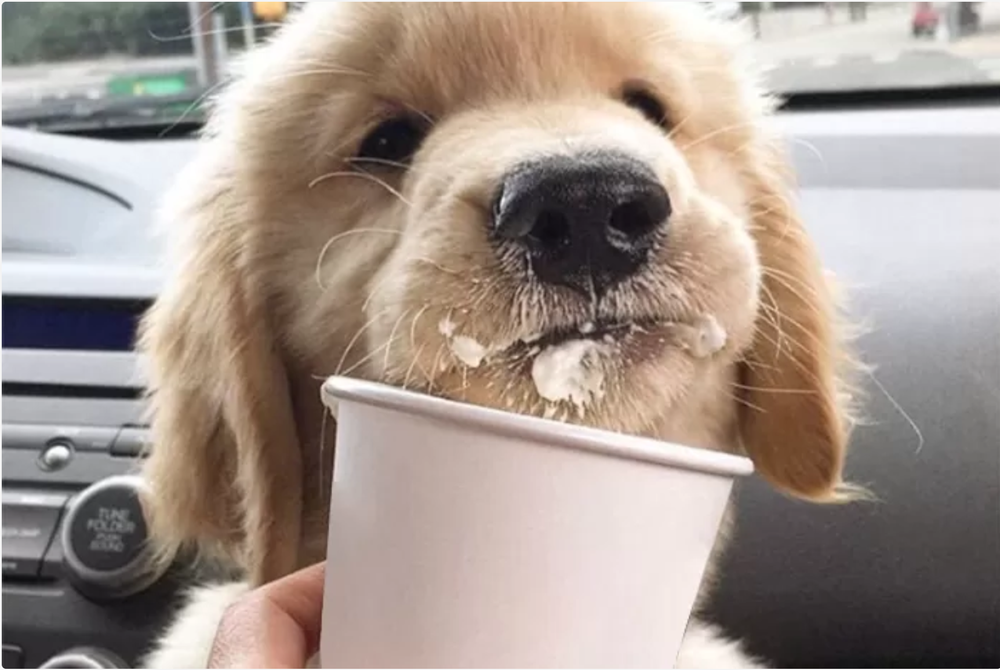
#> input picture Lab1_image-representation/asset/dog.png, 1000 x 670 px, shrunk from 1725 x 1156 before the run
$ jupyter execute --allow-errors Lab1_1.ipynb   (shell and % lines are left out)
#> lines starting #> are read from the running program, lines starting #| are printed output that depends on the picture
# **Lab 1.1 Image Representation**

[cell 1]
import cv2
import numpy as np
import math
import matplotlib.image as mpimg
import matplotlib.pyplot as plt
import mpl_toolkits

from matplotlib import pyplot as plt
from mpl_toolkits.mplot3d import Axes3D

## **Image Color Order with different libraries**
In this part, you will explore how different libraries interpret and display image colors. Specifically, you will compare Matplotlib and OpenCV libraries for image loading and display.

**Load and Display Images:**
   - Load an image using both Matplotlib `plt.imread()` and OpenCV `cv2.imread()` libraries.
   - Display the images side by side using Matplotlib.

**HINT** : `plt.imread()`,`cv2.imread()`,`fig, axs = plt.subplots(1, 2)`
<details>

<summary>
<font size="3" color="orange">
<b>Expected output</b>
</font>
</summary>

- The output should resemble this, but not be identical

</details>

[cell 2]
### START CODE HERE ###
path = "./asset/dog.png"
mpl_img = plt.imread(path)
#> mpl_img is the input picture: shape (670, 1000, 4) float32; mean R, G, B, A 0.641, 0.59, 0.557, 1
cv_img = cv2.imread(path)

fig, axs = plt.subplots(1, 2)
axs[0].imshow(mpl_img)
axs[0].set_title('Matplotlib Image')
axs[0].axis('off')

axs[1].imshow(cv_img)
axs[1].set_title('OpenCV Image')
axs[1].axis('off')


plt.show()
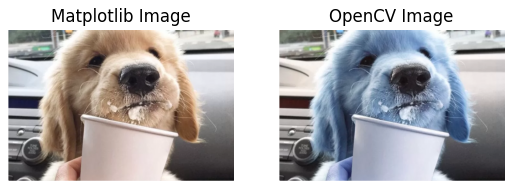
#> figure drawn by matplotlib, 2 panels; B, G, R data is drawn as R, G, B
### END CODE HERE ###

### Opencv [BGR] vs Matplotlib [RGB]
Examine the grayscale representations of individual color channels for each library.
***PLEASE use direct slicing method***

<details>

<summary>
<font size="3" color="orange">
<b>Expected output</b>
</font>
</summary>

- The output should resemble this, but not be identical

</details>

[cell 3]
### START CODE HERE ###
fig, axs = plt.subplots(2, 4)
axs[0, 0].imshow(cv_img)
axs[0, 0].set_title('')
axs[0, 0].axis('off')
axs[0, 1].imshow(cv_img[:,:,0], cmap="gray")
axs[0, 1].set_title('B')
axs[0, 1].axis('off')
axs[0, 2].imshow(cv_img[:,:,1], cmap="gray")
axs[0, 2].set_title('G')
axs[0, 2].axis('off')
axs[0, 3].imshow(cv_img[:,:,2], cmap="gray")
axs[0, 3].set_title('R')
axs[0, 3].axis('off')

axs[1, 0].imshow(mpl_img)
axs[1, 0].set_title('')
axs[1, 0].axis('off')
axs[1, 1].imshow(mpl_img[:,:,0], cmap="gray")
axs[1, 1].set_title('R')
axs[1, 1].axis('off')
axs[1, 2].imshow(mpl_img[:,:,1], cmap="gray")
axs[1, 2].set_title('G')
axs[1, 2].axis('off')
axs[1, 3].imshow(mpl_img[:,:,2], cmap="gray")
axs[1, 3].set_title('B')
axs[1, 3].axis('off')

plt.show()
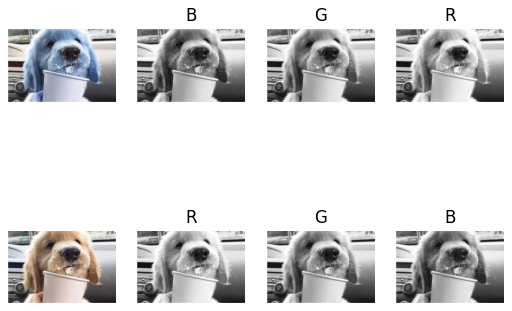
#> figure drawn by matplotlib, 8 panels; B, G, R data is drawn as R, G, B
### END CODE HERE ###

##### Opencv BGR -> RGB
Compare the images displayed after conversion using both methods (`cv2.cvtColor()` and `direct slicing`).

Use `cv2.cvtColor()`
<details>

<summary>
<font size="3" color="orange">
<b>Expected output</b>
</font>
</summary>

- The output should resemble this, but not be identical

</details>

[cell 4]
### START CODE HERE ###
path = "./asset/dog.png"
img = cv2.imread(path)
img = cv2.cvtColor(img, cv2.COLOR_BGR2RGB)

plt.imshow(img)
plt.axis('off')
plt.show()
### END CODE HERE ###

Use `direct slicing method (array[...])`
<details>

<summary>
<font size="3" color="orange">
<b>Expected output</b>
</font>
</summary>

- The output should resemble this, but not be identical

</details>

[cell 5]
### START CODE HERE ###
path = "./asset/dog.png"
img = cv2.imread(path)
img_rgb = img.copy()
img_rgb = img_rgb[:, :, ::-1]
plt.imshow(img_rgb)
plt.axis('off')
plt.show()
# print(img)
### END CODE HERE ###

## **Image Reshape**

Implement the code to tranform the image from ***channels last (HWC) to channels first (CHW)***.<br>

**NumPy Transpose**<br>
Compare the difference between :
- `np.transpose()`
- `np.transpose(,(2,0,1))`

<details>

<summary>
<font size="3" color="orange">
<b>Expected output</b>
</font>
</summary>

- The output should resemble this, but not be identical
- The image display only the Red channel.

```
np.transpose(mpl_img) => Before : (3265, 4898, 3) | After : (3, 4898, 3265)
np.transpose(mpl_img,(2,0,1)) => Before : (3265, 4898, 3) | After : (3, 3265, 4898)
```

</details>

[cell 6]
# np.tranpose?

[cell 7]
### START CODE HERE ###
path = "./asset/dog.png"
mpl_img = cv2.imread(path)
# original_img = cv2.cvtColor(mpl_img, cv2.COLOR_BGR2RGB)

reshaped_trade_trans = np.transpose(mpl_img)
print('np.transpose(mpl_img) => Before :',mpl_img.shape,'| After :',reshaped_trade_trans.shape)
#| np.transpose(mpl_img) => Before : (670, 1000, 3) | After : (3, 1000, 670)

reshaped_trans = np.transpose(mpl_img, (2,0,1))
print('np.transpose(mpl_img,(2,0,1)) => Before :',mpl_img.shape,'| After :',reshaped_trans.shape)
#| np.transpose(mpl_img,(2,0,1)) => Before : (670, 1000, 3) | After : (3, 670, 1000)


fig, axs = plt.subplots(1, 3)
#> (the rest of this cell did not finish here and is left out)

If you code work properly, the cell below should run without error.

[cell 8]
assert reshaped_trade_trans.shape == (mpl_img.shape[2], mpl_img.shape[1], mpl_img.shape[0]), \
    f"Error: Shape mismatch after traditional transpose. Expected {(mpl_img.shape[1], mpl_img.shape[0], mpl_img.shape[2])}, got {reshaped_trade_trans.shape}"
print("Assertion for traditional transpose passed successfully.")

assert reshaped_trans.shape == (mpl_img.shape[2], mpl_img.shape[0], mpl_img.shape[1]), \
    f"Error: Shape mismatch after specified transpose. Expected {(mpl_img.shape[2], mpl_img.shape[0], mpl_img.shape[1])}, got {reshaped_trans.shape}"
print("Assertion for specified transpose passed successfully.")

**NumPy Reshape**

Use `np.reshape()`. Ensure the new shape is (3, height, width).
<details>

<summary>
<font size="3" color="orange">
<b>Expected output</b>
</font>
</summary>

- The output should resemble this, but not be identical
- The image display only the Red channel.

```
Before : (3265, 4898, 3) | After : (3, 3265, 4898)
```

</details>

[cell 9]
# ### START CODE HERE ###
path = "./asset/dog.png"
mpl_img = cv2.imread(path)
mpl_img = cv2.cvtColor(mpl_img, cv2.COLOR_BGR2RGB)
h, w, c = mpl_img.shape
#> h = 670; w = 1000; c = 3

reshaped_reshape = np.reshape(mpl_img, (c, h, w))
print('Before :',mpl_img.shape,'| After :',reshaped_reshape.shape)
#| Before : (670, 1000, 3) | After : (3, 670, 1000)

fig, axs = plt.subplots(1, 2)

#> (the rest of this cell did not finish here and is left out)

If you code work properly, the cell below should run without error.

[cell 10]
assert reshaped_reshape.shape == (mpl_img.shape[2], mpl_img.shape[0], mpl_img.shape[1]), \
    f"Error: Shape mismatch after reshape. Expected {(mpl_img.shape[2], mpl_img.shape[0], mpl_img.shape[1])}, got {reshaped_reshape.shape}"
print("Assertion for reshape passed successfully.")

**NumPy moveaxis**

Use `np.moveaxis` to move the channels axis from the last position to the first.
<details>

<summary>
<font size="3" color="orange">
<b>Expected output</b>
</font>
</summary>

- The output should resemble this, but not be identical
- The image display only the Red channel.

```
Before : (3265, 4898, 3) | After : (3, 3265, 4898)
```

</details>

[cell 11]
### START CODE HERE ###
path = "./asset/1-3.png"
mpl_img = cv2.imread(path)
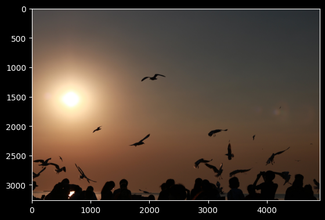
#> input picture Lab1_image-representation/asset/1-3.png, 325 x 220 px, shrunk from 560 x 379 before the run
#> mpl_img is the input picture: shape (220, 325, 3); mean B, G, R 52.9, 64.3, 78.9
mpl_img = cv2.cvtColor(mpl_img, cv2.COLOR_BGR2RGB)
h, w, c = mpl_img.shape
#> h = 220; w = 325
reshaped_mvx = np.moveaxis(mpl_img, -1, 0)
h_newimg, w_newimg, c_newimg = reshaped_mvx.shape
#> h_newimg = 3; w_newimg = 220; c_newimg = 325

print(f'Before : ({w}, {h}, {c}) | After : ({w}, {h}, {c})')
#| Before : (325, 220, 3) | After : (325, 220, 3)

fig, axs = plt.subplots(1, 2)

# axs[0].imshow(mpl_img)
# axs[0].set_title('Before')
# axs[0].axis('off')

# axs[1].imshow(reshaped_mvx)
# axs[1].set_title('np.moveaxis(mpi_img, -1, 0))')
# axs[1].axis('off')

plt.plot()


### END CODE HERE ###

If you code work properly, the cell below should run without error.

[cell 12]
assert reshaped_mvx.shape == (mpl_img.shape[2], mpl_img.shape[0], mpl_img.shape[1]), \
    f"Error: Shape mismatch after np.moveaxis. Expected {(mpl_img.shape[2], mpl_img.shape[0], mpl_img.shape[1])}, got {reshaped_mvx.shape}"
print("Assertion for np.moveaxis passed successfully.")

## **Reduce Bit Depth using Quantization**
In this part, you will explore how to reduce the bit depth of an image using quantization. Quantization is a technique used to map pixel values from a continuous range to a smaller set of discrete values, effectively reducing the number of bits used to represent each pixel.
$$
\begin{align*}
Q_{level} &= 2^{bit dept-1}\\
Q &= floor(NormValue(S_i) * Q_{level})\\
Q &= floor((\frac{S_i-S_{min}}{S_{max}-S_{min}})*Q_{level})
\end{align*}
$$

Please complete the function below.

<details>

<summary>
<font size="3" color="orange">
<b>Expected output</b>
</font>
</summary>

- The output should resemble this, but not be identical

</details>

#> (a cell that did not finish here is left out)

[cell 14]
### START CODE HERE ###
gray_img = cv2.cvtColor(cv_img, cv2.COLOR_RGB2GRAY)
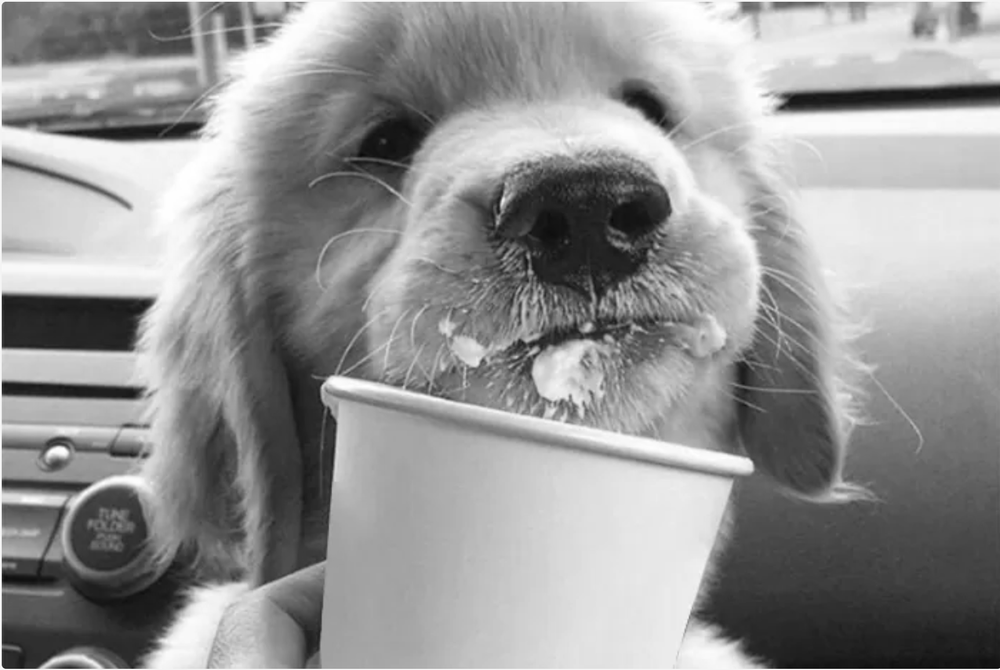
#> gray_img: shape (670, 1000); min 7, max 255, mean 149.5
#> (the rest of this cell did not finish here and is left out)
